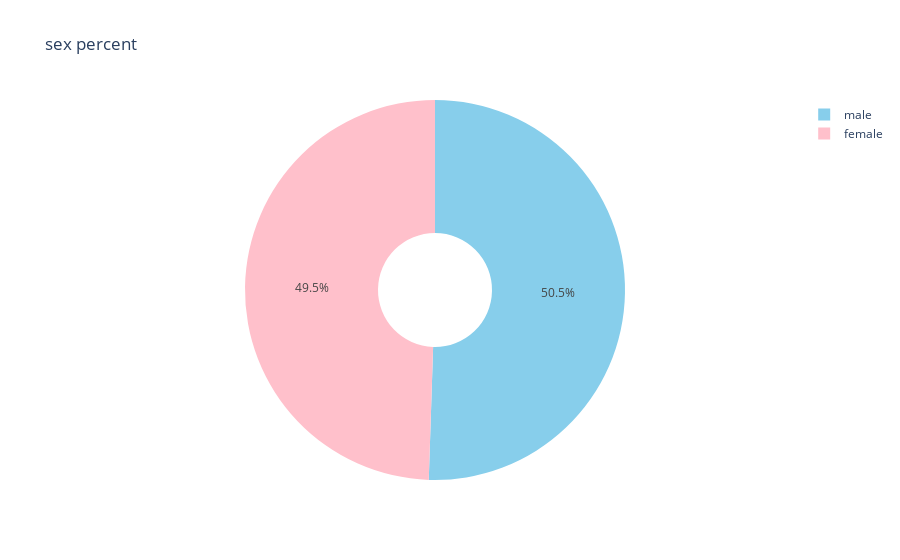

The notebook cell this image was saved under:
### Code cell
pie_plot("sex",{"male":"skyblue","female":"pink"})

### Figure 1 — Plotly figure (JSON) as saved in the notebook; plotly's stock layout.template omitted (floating-point values rounded to 4 significant figures; data arrays with more than 128 entries replaced by an {"elided": "..."} marker saying what was removed)
{"data": [{"customdata": {"elided": "1338x1 str values"}, "domain": {"x": [0, 1], "y": [0, 1]}, "hole": 0.3, "hovertemplate": "sex=%{customdata[0]}<extra></extra>", "labels": {"elided": "1338 str values"}, "legendgroup": "", "marker": {"colors": {"elided": "1338 str values"}}, "name": "", "showlegend": true, "type": "pie"}], "layout": {"legend": {"tracegroupgap": 0}, "title": {"text": "sex percent"}}}
